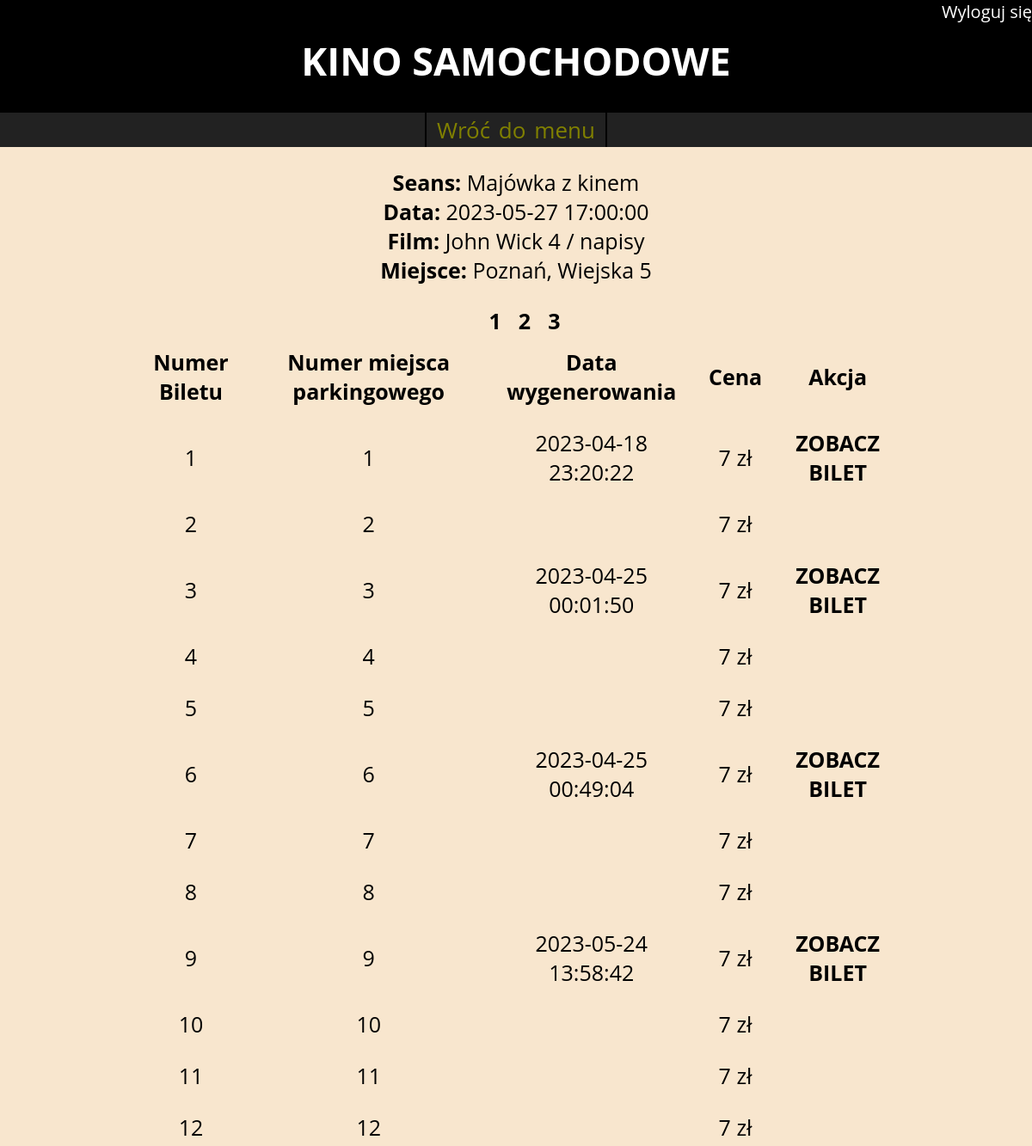
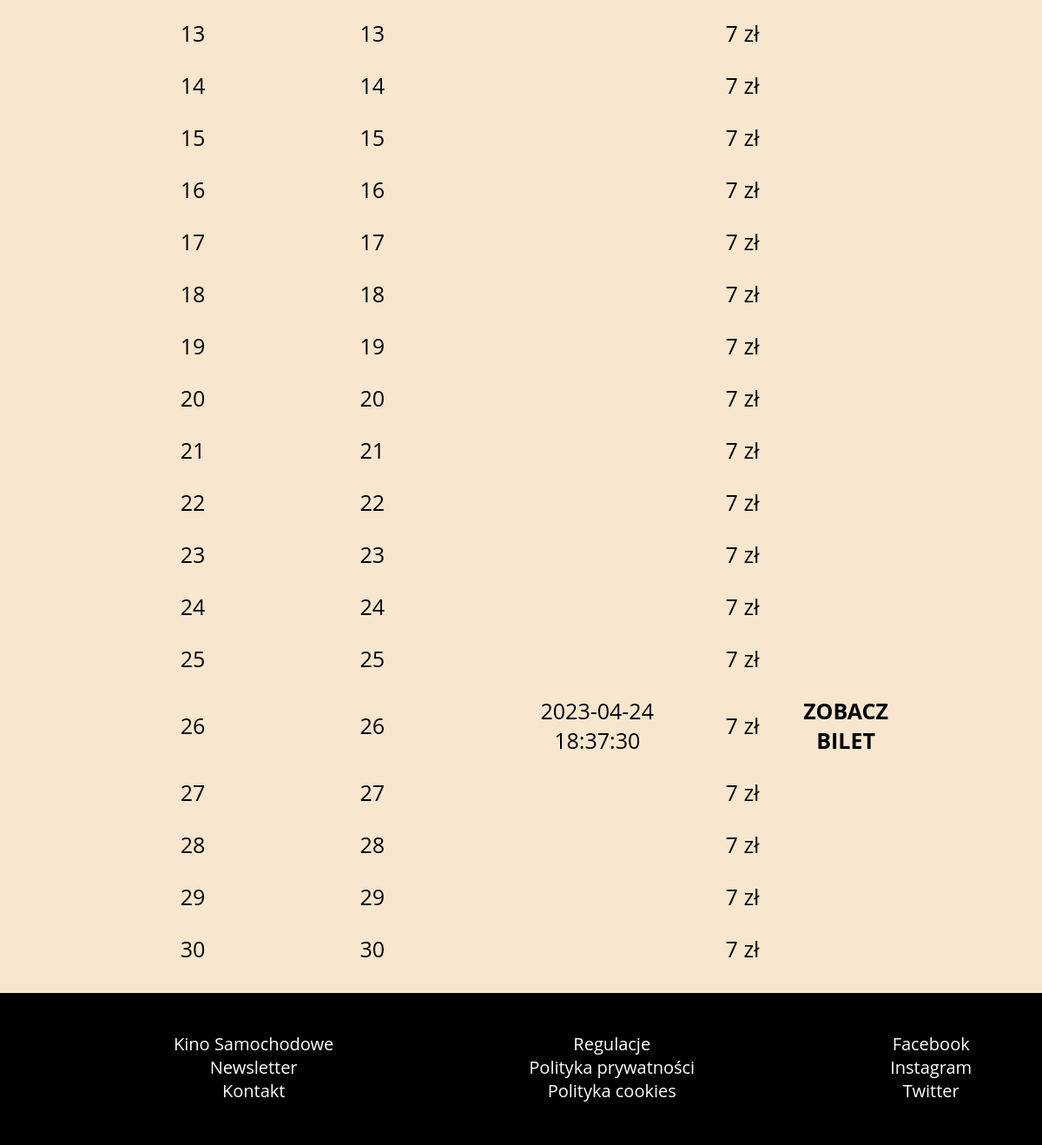
Page /administrator/bilety/lista.php?id_seansu=1 (signed in) on the committed database (2 pictures, top to bottom).
### tables this page shows
CREATE TABLE `seans` (
  `IDSeansu` int(11) NOT NULL,
  `nazwa` text NOT NULL,
  `data` date NOT NULL,
  `godzina` time NOT NULL,
  `IDFilmu` int(11) DEFAULT NULL,
  `IDMiejsca` int(11) DEFAULT NULL,
  `nazwa_plakatu` text DEFAULT NULL,
  `IDAdministratora` int(11) DEFAULT NULL
);

CREATE TABLE `film` (
  `IDFilmu` int(11) NOT NULL,
  `tytul` text NOT NULL,
  `rezyseria` text DEFAULT NULL,
  `obsada` text DEFAULT NULL,
  `scenariusz` text DEFAULT NULL,
  `gatunek` text DEFAULT NULL,
  `czas_trwania` int(11) DEFAULT NULL,
  `kraj` text DEFAULT NULL,
  `rok_produkcji` int(11) DEFAULT NULL,
  `opis` text DEFAULT NULL,
  `nazwa_plakatu` text DEFAULT NULL,
  `IDAdministratora` int(11) NOT NULL
);

CREATE TABLE `miejsce_seansu` (
  `IDMiejsca` int(11) NOT NULL,
  `miejscowosc` text NOT NULL,
  `ulica` text NOT NULL,
  `rodzaj_miejsca` text NOT NULL,
  `ilosc_miejsc_parkingowych` int(11) NOT NULL,
  `dodatkowe_informacje` text DEFAULT NULL,
  `IDAdministratora` int(11) DEFAULT NULL
);

CREATE TABLE `bilet` (
  `NumerBiletu` int(11) NOT NULL,
  `data_wygenerowania` datetime DEFAULT NULL,
  `cena` float DEFAULT NULL,
  `NumerMiejscaParkingowego` int(11) DEFAULT NULL,
  `IDSeansu` int(11) NOT NULL,
  `IDUzytkownika` int(11) DEFAULT NULL,
  `nazwa_pliku` text DEFAULT NULL
);

### administrator/bilety/lista.php (the view, shortened to what this page needs)
<!doctype html>
<?php
	require_once('../../connect.php');
?>
<html>
    <head>
		<link rel="stylesheet" href="../../style.css">
    </head>
    <body>
		<header>
<?php		if(isset($_SESSION['admin'])){ 							?>
				<div id="logged">
					<ul>
						<li><a href='../logout.php'>Wyloguj się</a></li>
					</ul>
				</div>
<?php		}																?>
			<h1><a href='index.php'>KINO SAMOCHODOWE</a></h1>
			<nav class='administrator'>
				<a href='index.php'>Wróć do menu</a>
			</nav>
        </header>
		<section>
			<?php
			if(isset($_SESSION['admin'])){
				if(isset($_GET['id_seansu'])){
					$id_seansu=$_GET['id_seansu'];
					$query="SELECT seans.*, film.tytul, miejsce_seansu.miejscowosc, miejsce_seansu.ulica FROM `seans`
					INNER JOIN film on film.IDFilmu = seans.IDFilmu
					INNER JOIN miejsce_seansu ON miejsce_seansu.IDMiejsca = seans.IDMiejsca
					WHERE seans.IDSeansu='$id_seansu'";
					$result = $mysqli->query($query);
					$row = $result->fetch_array();
					echo "<p><b>Seans:</b> ".$row['nazwa']."<br><b>Data:</b> ".$row['data']." ".$row['godzina']."<br><b>Film:</b> ".$row['tytul']."<br><b>Miejsce:</b> ".$row['miejscowosc'].", ".$row['ulica']."<br></p>";
				}else{
					header('Location: ../');
				}
			}else{
				header('Location: ../administrator_logowanie.php');
				$_SESSION['komunikat']="<span style='color:red'>Panel dostępny tylko dla osób upoważnionych!</span>";
			}
			?>
			<table align="center" class="lista">
				<tr>
					<th>Numer Biletu</th>
					<th>Numer miejsca parkingowego</th>
					<th>Data wygenerowania</th>
					<th>Cena</th>
					<th>Akcja</th>
				</tr>
				<?php
					$result=$mysqli->query('SELECT COUNT(NumerBiletu) FROM bilet WHERE IDSeansu='.$id_seansu);
					$row = $result->fetch_array();
					$count = $row[0];
					$page = isset($_GET['page']) ? intval($_GET['page']) - 1 : 0;
					$limit = 30;
					$from = $page * $limit;
					$allPage = ceil($count / $limit);
					$query="SELECT bilet.*, miejsce_seansu.miejscowosc, film.tytul FROM bilet
					INNER JOIN seans ON seans.IDSeansu = bilet.IDSeansu
					INNER JOIN miejsce_seansu ON miejsce_seansu.IDMiejsca = seans.IDMiejsca
					INNER JOIN film ON film.IDFilmu = seans.IDFilmu
					WHERE seans.IDSeansu='$id_seansu' LIMIT ".$from. " , ".$limit;
					$result = $mysqli->query($query);
					if($result->num_rows > 0){
						while($row = $result->fetch_array()){
							echo"<tr>
								<td>".$row['NumerBiletu']."</td>
								<td>".$row['NumerMiejscaParkingowego']."</td>
								<td>".$row['data_wygenerowania']."</td>
								<td>".$row['cena']." zł</td>";
							if($row['IDUzytkownika']!=NULL){
								echo "<td><a href='bilet.php?id_seansu=$id_seansu&miejsce_parkingowe=".$row['NumerMiejscaParkingowego']."' title='Nr biletu: ".$row[2]."'><b>ZOBACZ BILET</b></td>";
							}
							echo "</tr>";
							}
						for($i = 1; $i<=$allPage; $i++){
							echo "<span class='paginator'><a href='lista.php?id_seansu=".$id_seansu."&page=".$i."'><b>".$i."</b></a></span>";
						}
					}else{
						echo "<h2>Brak biletów</h2>";
					}
				?>
			</table>
         </section>
		 <footer>
			<ul>
				<li><a href>Kino Samochodowe</a></li>
				<li><a href>Newsletter</a></li>
				<li><a href>Kontakt</a></li>
			</ul>
			<ul>
				<li><a href>Regulacje</a></li>
				<li><a href>Polityka prywatności</a></li>
				<li><a href>Polityka cookies</a></li>
			</ul>
			<ul>
				<li><a href>Facebook</a></li>
				<li><a href>Instagram</a></li>
				<li><a href>Twitter</a></li>
			</ul><br>
        </footer>
    </body>
</html>

### style.css (style rules this page uses)
body { text-align:center; font-family:Open Sans; margin: 0; background-color:hsl(34, 76%, 89%); }
header { background-color:black; color:white; height:170px; }
#logged { height:40px; float:right; }
#logged ul { list-style: none; margin: 0; font-size:20px; }
#logged ul li { display: inline-block; }
header h1 { clear:both; font-size:45px; margin-top:0; }
nav { background-color:#222222; }
nav a { color:olive; word-spacing:3px; font-size:26px; border-right:2px solid black; padding: 2px 12px; display:inline-block; }
nav a:first-child { border-left:2px solid black; }
section { margin:20px 0; min-height:610px; font-size:25px; color:black; }
footer { background-color:black; color:white; margin:0 auto; height:175px; }
footer ul { float:left; list-style: none; padding:25px; padding-left:200px; font-size:20px; }
section a { color:black; }
a { text-decoration: none; color:white; }
table { text-align:left; }
table td { padding: 0 12px; }
.lista { width:75%; }
.lista td, .lista th { padding:12px; text-align:center; word-wrap: break-word; }
.paginator { margin-left:20px; }

### rows in the picture
seans: nazwa "Majówka z kinem", data "2023-05-27", godzina "17:00:00", IDFilmu.tytul "John Wick 4 / napisy", IDMiejsca.miejscowosc "Poznań", IDMiejsca.ulica "Wiejska 5"
bilet: NumerBiletu "1", NumerMiejscaParkingowego "1", data_wygenerowania "2023-04-18 23:20:22", cena "7"
bilet: NumerBiletu "2", NumerMiejscaParkingowego "2", cena "7"
bilet: NumerBiletu "3", NumerMiejscaParkingowego "3", data_wygenerowania "2023-04-25 00:01:50", cena "7"
bilet: NumerBiletu "4", NumerMiejscaParkingowego "4", cena "7"
bilet: NumerBiletu "5", NumerMiejscaParkingowego "5", cena "7"
bilet: NumerBiletu "6", NumerMiejscaParkingowego "6", data_wygenerowania "2023-04-25 00:49:04", cena "7"
bilet: NumerBiletu "7", NumerMiejscaParkingowego "7", cena "7"
bilet: NumerBiletu "8", NumerMiejscaParkingowego "8", cena "7"
bilet: NumerBiletu "9", NumerMiejscaParkingowego "9", data_wygenerowania "2023-05-24 13:58:42", cena "7"
bilet: NumerBiletu "10", NumerMiejscaParkingowego "10", cena "7"
bilet: NumerBiletu "11", NumerMiejscaParkingowego "11", cena "7"
bilet: NumerBiletu "12", NumerMiejscaParkingowego "12", cena "7"
bilet: NumerBiletu "13", NumerMiejscaParkingowego "13", cena "7"
bilet: NumerBiletu "14", NumerMiejscaParkingowego "14", cena "7"
bilet: NumerBiletu "15", NumerMiejscaParkingowego "15", cena "7"
bilet: NumerBiletu "16", NumerMiejscaParkingowego "16", cena "7"
bilet: NumerBiletu "17", NumerMiejscaParkingowego "17", cena "7"
bilet: NumerBiletu "18", NumerMiejscaParkingowego "18", cena "7"
bilet: NumerBiletu "19", NumerMiejscaParkingowego "19", cena "7"
bilet: NumerBiletu "20", NumerMiejscaParkingowego "20", cena "7"
bilet: NumerBiletu "21", NumerMiejscaParkingowego "21", cena "7"
bilet: NumerBiletu "22", NumerMiejscaParkingowego "22", cena "7"
bilet: NumerBiletu "23", NumerMiejscaParkingowego "23", cena "7"
bilet: NumerBiletu "24", NumerMiejscaParkingowego "24", cena "7"
bilet: NumerBiletu "25", NumerMiejscaParkingowego "25", cena "7"
bilet: NumerBiletu "26", NumerMiejscaParkingowego "26", data_wygenerowania "2023-04-24 18:37:30", cena "7"
bilet: NumerBiletu "27", NumerMiejscaParkingowego "27", cena "7"
bilet: NumerBiletu "28", NumerMiejscaParkingowego "28", cena "7"
bilet: NumerBiletu "29", NumerMiejscaParkingowego "29", cena "7"
bilet: NumerBiletu "30", NumerMiejscaParkingowego "30", cena "7"
